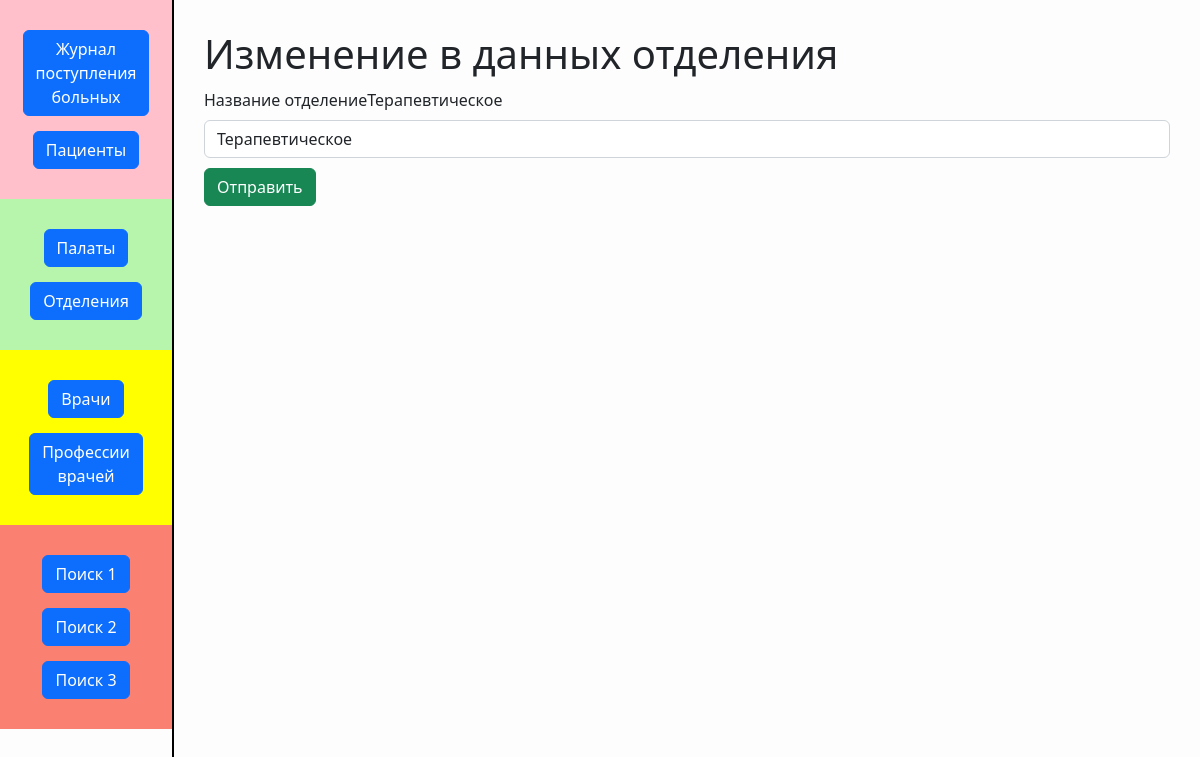
/pages/departments/edit.php?id=1, run on the app's committed database.
### tables this page shows
CREATE TABLE IF NOT EXISTS `departments` (
  `id_departments` int(11) NOT NULL AUTO_INCREMENT,
  `department_name` varchar(50) NOT NULL,
  PRIMARY KEY (`id_departments`),
  UNIQUE KEY `department_name` (`department_name`)
);

### models/Departments/utils/function.php (called while the page is built, shortened)
<?
    function getDepartmentById ($base,$id) {
        $sql = "SELECT
            `id_departments`,
            `department_name`
            FROM `departments`
            WHERE id_departments = '$id'
            ORDER BY `id_departments`
            ";
        $res = $base -> query($sql);
        $department = $res ->fetch_all(MYSQLI_ASSOC);
        return $department;
    }
?>

### models/Departments/forms/DepartmentsField.php (the view, shortened to what this page needs)
<div class="myform">
    <div class="myform__item">
        <label for="departmentName" class="form-label">Название отделение<?echo $department_name?></label>
        <input class="form-control" value="<?echo $department_name?>" type="text" name="departmentName" id="departmentName" required>
    </div>
    <div class="myform__item">
        <button class="btn btn-success">
            Отправить
        </button>
    </div>
</div>

### data on the page
departments: department_name "Терапевтическое", departmentName "Терапевтическое"
